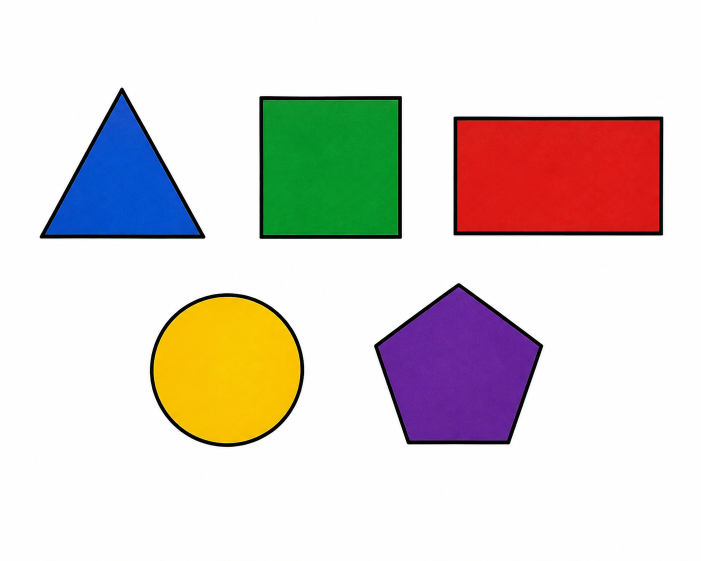
#> input picture Experiment-4/image.png, 1402 x 1122 px (shown at 1/2 size)
$ python detectEdge.py
#> lines starting #> are read from the running program, lines starting #| are printed output that depends on the picture; after the words box and inside, x2 and y2 are one past the last pixel; in counts of white or black regions, pixels touching at a corner belong together
import cv2
import numpy as np
import os

# Read input image from the script directory
script_dir = os.path.dirname(os.path.abspath(__file__))
image_path = os.path.join(script_dir, "image.png")
image = cv2.imread(image_path)
#> image is the input picture: shape (1122, 1402, 3); mean B, G, R 208.2, 213, 220.6

if image is None:
    print(f"Error: Unable to load image from {image_path}")
    exit()

# Create output copy and move everything upward
output = image.copy()
output = np.pad(output, ((60, 0), (0, 0), (0, 0)), mode='constant', constant_values=255)

# Convert to grayscale
gray = cv2.cvtColor(output, cv2.COLOR_BGR2GRAY)
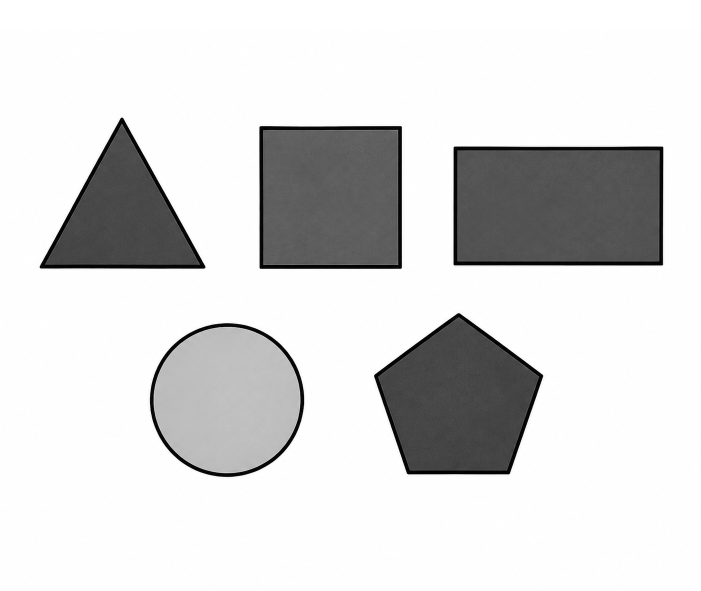
#> gray: shape (1182, 1402) (shown at 1/2 size); min 0, max 255, mean 216.8

# Apply Gaussian Blur
blur = cv2.GaussianBlur(gray, (7, 7), 0)

# Optional debug
SHOW_DEBUG = True

# Detect circles using Hough as a fallback (helps when polygon approx gives many vertices)
hough_circles = []
detected = cv2.HoughCircles(
    blur,
    cv2.HOUGH_GRADIENT,
    dp=1.2,
    minDist=40,
    param1=100,
    param2=30,
    minRadius=10,
    maxRadius=0
)
#> detected = 214 rows, first 8: [454.2, 799.8, 146.3], [1247.4, 1144.2, 614.7], [918.6, 803.4, 145.1], [653.4, 503.4, 261], [697.8, 495, 243.6], [606.6, 192.6, 344.7], [654.6, 653.4, 394.6], [588.6, 1132.2, 603.6]
if detected is not None:
    detected = np.uint16(np.around(detected))
#> detected = 214 rows, first 8: [454, 800, 146], [1247, 1144, 615], [919, 803, 145], [653, 503, 261], [698, 495, 244], [607, 193, 345], [655, 653, 395], [589, 1132, 604]
    for c in detected[0, :]:
        hough_circles.append((int(c[0]), int(c[1]), int(c[2])))
#> this loop made 214 passes
#> after the loop, hough_circles = 214 items, first 6: (454, 800, 146), (1247, 1144, 615), (919, 803, 145), (653, 503, 261), (698, 495, 244), (607, 193, 345)

# Threshold shapes against the white background and close small gaps
_, mask = cv2.threshold(blur, 120, 255, cv2.THRESH_BINARY_INV)
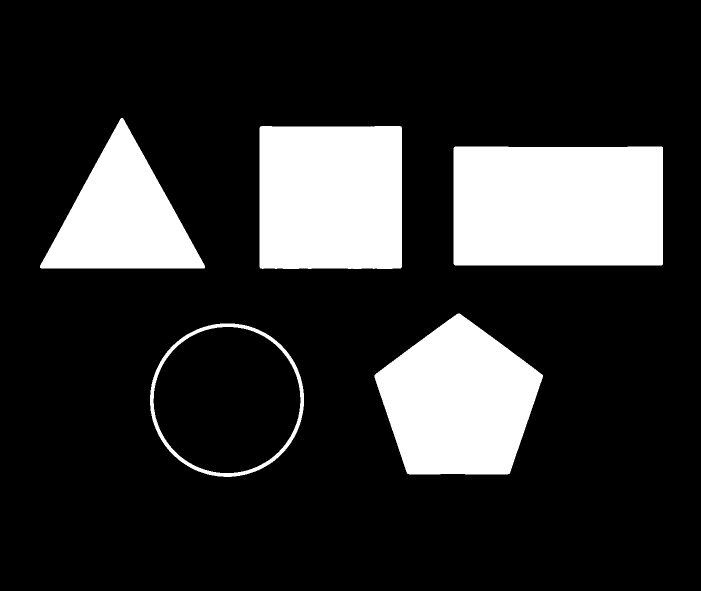
#> mask: shape (1182, 1402) (shown at 1/2 size); 18.9% white; 5 white regions, box (x1, y1, x2, y2) and area: (907, 293, 1326, 531) 99469, (519, 252, 804, 538) 81109, (749, 627, 1086, 949) 75221, (80, 236, 410, 537) 51203, (300, 647, 608, 954) 7006
kernel = cv2.getStructuringElement(cv2.MORPH_RECT, (7, 7))
mask = cv2.morphologyEx(mask, cv2.MORPH_CLOSE, kernel)
mask = cv2.morphologyEx(mask, cv2.MORPH_OPEN, kernel)
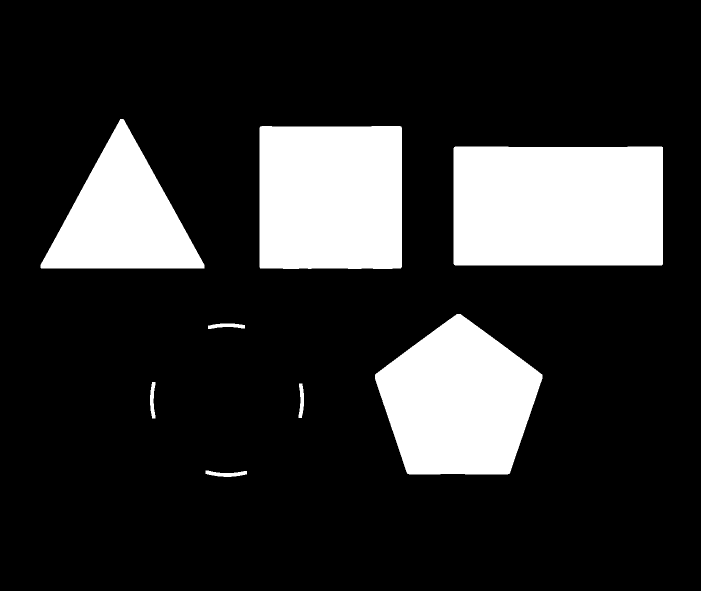
#> mask: shape (1182, 1402) (shown at 1/2 size); 18.7% white; 8 white regions

# Find contours including nested shapes so bottom-row inner contours can be detected
contours, hierarchy = cv2.findContours(
    mask,
    cv2.RETR_TREE,
    cv2.CHAIN_APPROX_SIMPLE
)
#> contours = 8 contours; box (x1, y1, x2, y2) and area: (907, 293, 1326, 531) 98816, (519, 252, 804, 538) 80548, (750, 628, 1085, 949) 74738, (81, 238, 409, 537) 50718, (411, 941, 494, 954) 542, (416, 647, 490, 658) 460, (300, 764, 311, 837) 458, (597, 767, 608, 836) 437

shape_count = 0
contour_info = []
image_height = image.shape[0]
#> image_height = 1122
bottom_threshold = int(image_height * 0.65)
#> bottom_threshold = 729
for index, cnt in enumerate(contours):
    area = cv2.contourArea(cnt)
    if area < 1200:
        continue

    perimeter = cv2.arcLength(cnt, True)
    approx = cv2.approxPolyDP(cnt, 0.02 * perimeter, True)
    x, y, w, h = cv2.boundingRect(approx)
    parent = -1
    if hierarchy is not None and len(hierarchy) > 0:
        parent = int(hierarchy[0][index][3])

    contour_info.append({
        'index': index,
        'cnt': cnt,
        'approx': approx,
        'area': area,
        'perimeter': perimeter,
        'vertices': len(approx),
        'convex': cv2.isContourConvex(approx),
        'parent': parent,
        'x': x,
        'y': y,
        'w': w,
        'h': h,
        'bottom_row': y + h >= bottom_threshold
    })
#> this loop made 8 passes
#> (area, perimeter, approx, x, y, w, h) on passes 6 to 8: (98816.5, 1306.7, [[908, 294], [908, 529], [1325, 528], [1325, 294]], 908, 294, 418, 236), (80548.5, 1136, [[520, 253], [520, 536], [801, 536], [802, 253]], 520, 253, 283, 284), (50718, 1061.4, [[240, 238], [81, 535], [408, 536]], 81, 238, 328, 299)
#> (area, perimeter, x, y, w, h) on pass 5: (74737.5, 1089.2, 750, 628, 335, 321)
#> after the loop, contour_info = 4 items

def is_circle_shape(info):
    area = info['area']
    perimeter = info['perimeter']
    convex = info['convex']
    x, y, w, h = cv2.boundingRect(info['approx'])
    aspect_ratio = float(w) / h if h > 0 else 0
    circularity = 4 * np.pi * area / (perimeter * perimeter) if perimeter > 0 else 0

    return circularity > 0.85 and convex and 0.85 <= aspect_ratio <= 1.15


def classify_shape(info):
    vertices = info['vertices']
    area = info['area']
    perimeter = info['perimeter']
    convex = info['convex']

    # compute circularity for rounded shapes
    circularity = 4 * np.pi * area / (perimeter * perimeter) if perimeter > 0 else 0
    x, y, w, h = cv2.boundingRect(info['approx'])
    aspect_ratio = float(w) / h if h > 0 else 0

    # Strong circle check should happen before polygon checks so the round shape is not missed.
    if is_circle_shape(info):
        return 'Circle'

    # polygon-first: exact vertex-based recognition
    if vertices == 3:
        return 'Triangle'
    if vertices == 4:
        return 'Square' if 0.95 <= aspect_ratio <= 1.05 else 'Rectangle'
    if vertices == 5:
        return 'Pentagon'
    if vertices == 6:
        return 'Hexagon'

    # many-vertex shapes that are somewhat round may be circles
    if vertices >= 8:
        if not convex or vertices == 10:
            return 'Star'
        if circularity > 0.70:
            return 'Circle'
        return 'Unknown'

    return 'Unknown'

outer_contours = [info for info in contour_info if info['parent'] == -1]
#> outer_contours = 4 items
rectangle_boxes = []
for info in outer_contours:
    x, y, w, h = info['x'], info['y'], info['w'], info['h']
    shape = classify_shape(info)
    # compute circularity for possible Hough override
    perimeter = info['perimeter']
    area = info['area']
    circularity = 4 * np.pi * area / (perimeter * perimeter) if perimeter > 0 else 0
    if SHOW_DEBUG:
        print(f"Contour {info['index']}: verts={info['vertices']} circ={circularity:.3f} area={area:.1f}")

    # Hough-based override: only when Hough circle overlaps, area matches closely,
    # and contour is already smooth (many vertices) or very round
    if hough_circles:
        cx = x + w / 2
        cy = y + h / 2
        for (hc_x, hc_y, hc_r) in hough_circles:
            dist = np.hypot(cx - hc_x, cy - hc_y)
            if dist < hc_r * 0.6:
                circle_area = np.pi * (hc_r ** 2)
                area_ratio_diff = abs(area - circle_area) / max(circle_area, 1)
                # require either many vertices (smooth contour) OR very high circularity
                if ((info['vertices'] >= 8 and circularity > 0.6) or circularity > 0.82) and area_ratio_diff < 0.25 and info['convex']:
                    shape = 'Circle'
                    if SHOW_DEBUG:
                        print(f"  Hough match: r={hc_r} area_diff={area_ratio_diff:.2f}")
                    break
    shape_count += 1

    text = shape
    text_size, _ = cv2.getTextSize(text, cv2.FONT_HERSHEY_SIMPLEX, 0.7, 2)

    if shape == 'Circle':
        text_x = x + w + 20
        text_y = y + h // 2 + 10
    else:
        text_x = x
        text_y = y - 25 if y - 25 > text_size[1] + 10 else y + h + text_size[1] + 10

    rect_start = (text_x - 5, text_y - text_size[1] - 5)
    rect_end = (text_x + text_size[0] + 5, text_y + 5)
    cv2.rectangle(output, rect_start, rect_end, (255, 255, 255), -1)
    cv2.drawContours(output, [info['approx']], -1, (0, 255, 0), 2)
    cv2.putText(
        output,
        text,
        (text_x, text_y),
        cv2.FONT_HERSHEY_SIMPLEX,
        0.7,
        (255, 0, 0),
        2
    )

    if shape == 'Rectangle':
        rectangle_boxes.append(info)
#> this loop made 4 passes
#> (vertices in classify_shape, area, perimeter, circularity) on passes 1 to 4: (5, 74737.5, 1089.2, 0.792), (4, 98816.5, 1306.7, 0.727), (4, 80548.5, 1136, 0.784), (3, 50718, 1061.4, 0.566)
#| Contour 4: verts=5 circ=0.792 area=74737.5
#| Contour 5: verts=4 circ=0.727 area=98816.5
#| Contour 6: verts=4 circ=0.784 area=80548.5
#| Contour 7: verts=3 circ=0.566 area=50718.0
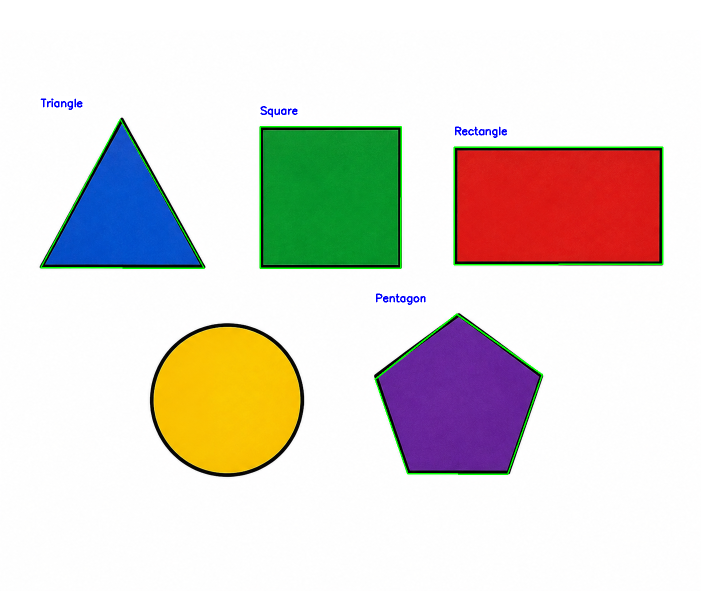
#> output: shape (1182, 1402, 3) (shown at 1/2 size); mean B, G, R 210.3, 216.5, 221.7
#> after the loop, rectangle_boxes = 1 item; shape_count = 4

# Label bottom-row inner shapes only inside bottom-row rectangles/circles
for info in contour_info:
    if info['parent'] == -1:
        continue
    parent = next((p for p in outer_contours if p['index'] == info['parent']), None)
    if parent is None or not parent['bottom_row']:
        continue

    child_shape = classify_shape(info)
    if child_shape not in ('Circle', 'Rectangle'):
        continue
    if info['area'] < parent['area'] * 0.05:
        continue

    x, y, w, h = info['x'], info['y'], info['w'], info['h']
    if x < parent['x'] or y < parent['y'] or x + w > parent['x'] + parent['w'] or y + h > parent['y'] + parent['h']:
        continue

    label = 'Inner Circle' if child_shape == 'Circle' else 'Inner Rectangle'
    text_size, _ = cv2.getTextSize(label, cv2.FONT_HERSHEY_SIMPLEX, 0.6, 2)
    text_x = x
    text_y = y - 20 if y - 20 > text_size[1] + 8 else y + h + text_size[1] + 8

    rect_start = (text_x - 4, text_y - text_size[1] - 4)
    rect_end = (text_x + text_size[0] + 4, text_y + 4)
    cv2.rectangle(output, rect_start, rect_end, (255, 255, 255), -1)
    cv2.drawContours(output, [info['approx']], -1, (0, 255, 0), 2)
    cv2.putText(
        output,
        label,
        (text_x, text_y),
        cv2.FONT_HERSHEY_SIMPLEX,
        0.6,
        (255, 0, 0),
        2
    )
    shape_count += 1
#> this loop made 4 passes
#> after the loop, shape_count = 4

# Display total number of detected shapes
cv2.putText(
    output,
    f"Total Shapes: {shape_count}",
    (10, 30),
    cv2.FONT_HERSHEY_SIMPLEX,
    0.8,
    (0, 0, 255),
    2
)
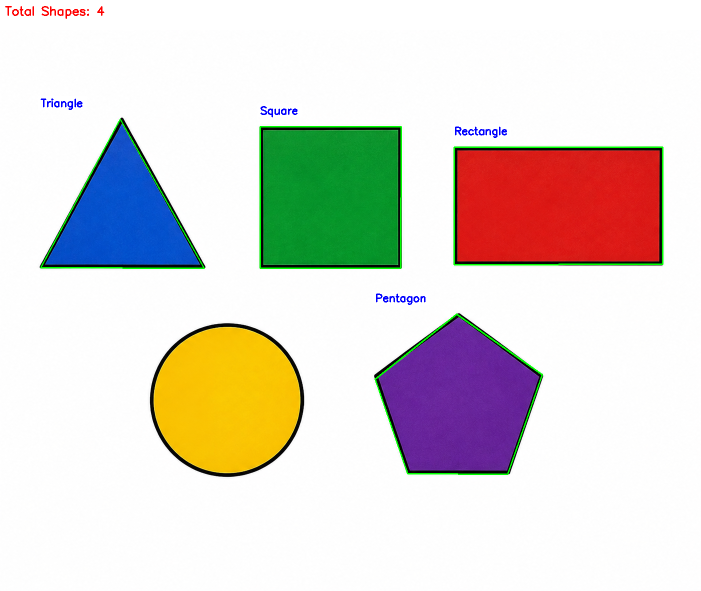
#> output: shape (1182, 1402, 3) (shown at 1/2 size); 0.08% of pixels changed, all inside (x1, y1, x2, y2) = (10, 12, 209, 38)

# Resize display windows to fit the screen when the image is larger than the monitor
max_display_width = 1200
max_display_height = 700
height, width = output.shape[:2]
#> height = 1182; width = 1402
scale = min(1.0, max_display_width / width, max_display_height / height)
#> scale = 0.592
if scale < 1.0:
    display_output = cv2.resize(output, (int(width * scale), int(height * scale)), interpolation=cv2.INTER_AREA)
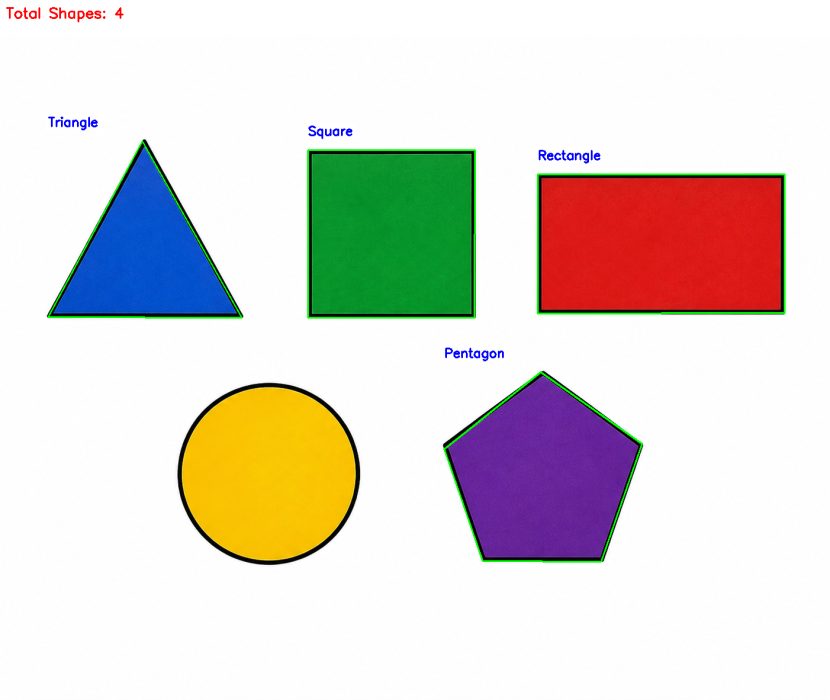
#> display_output: shape (700, 830, 3); mean B, G, R 210.1, 216.3, 221.7
    display_mask = cv2.resize(mask, (int(width * scale), int(height * scale)), interpolation=cv2.INTER_AREA)
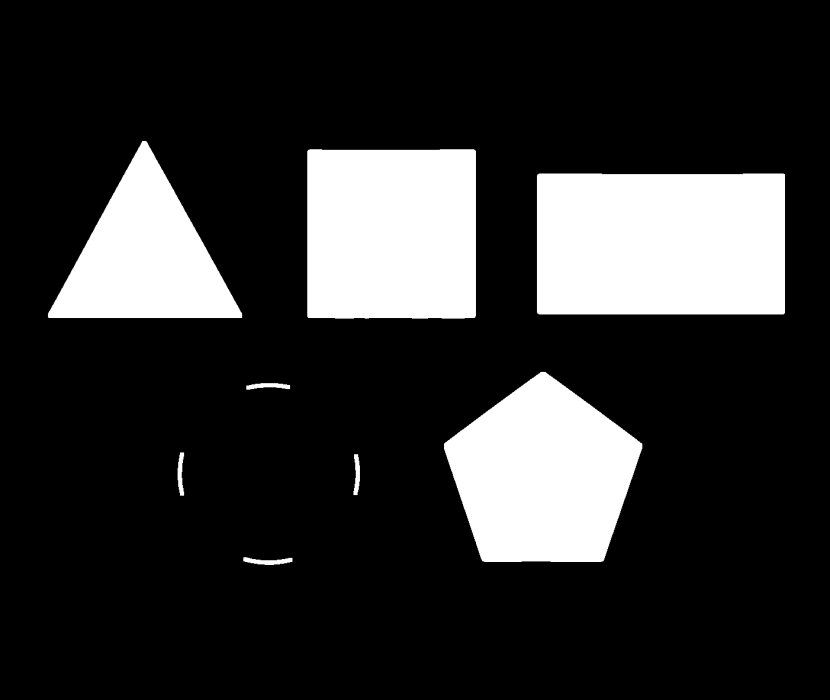
#> display_mask: shape (700, 830); min 0, max 255, mean 47.6
else:
    display_output = output
    display_mask = mask

cv2.namedWindow("Binary Image", cv2.WINDOW_NORMAL)
cv2.namedWindow("Detected Shapes and Contours", cv2.WINDOW_NORMAL)
cv2.imshow("Binary Image", display_mask)
cv2.imshow("Detected Shapes and Contours", display_output)

cv2.waitKey(0)
cv2.destroyAllWindows()
